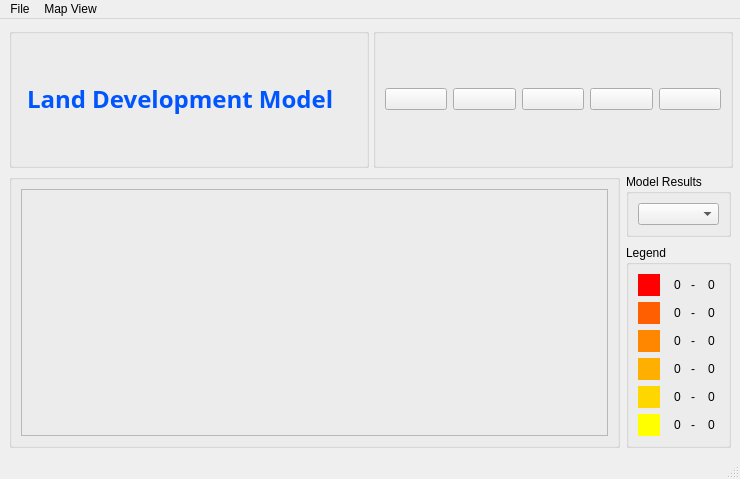
<?xml version="1.0" encoding="UTF-8"?>
<ui version="4.0">
 <class>MainWindow</class>
 <widget class="QMainWindow" name="MainWindow">
  <property name="geometry">
   <rect>
    <x>0</x>
    <y>0</y>
    <width>740</width>
    <height>479</height>
   </rect>
  </property>
  <property name="sizePolicy">
   <sizepolicy hsizetype="Minimum" vsizetype="Preferred">
    <horstretch>0</horstretch>
    <verstretch>0</verstretch>
   </sizepolicy>
  </property>
  <property name="minimumSize">
   <size>
    <width>740</width>
    <height>0</height>
   </size>
  </property>
  <property name="windowTitle">
   <string>Gis Viewer Application</string>
  </property>
  <property name="tabShape">
   <enum>QTabWidget::Rounded</enum>
  </property>
  <widget class="QWidget" name="centralwidget">
   <layout class="QVBoxLayout" name="verticalLayout_3">
    <item>
     <layout class="QVBoxLayout" name="verticalLayout">
      <item>
       <layout class="QHBoxLayout" name="horizontalLayout">
        <item>
         <widget class="QGroupBox" name="titleGroupBox">
          <property name="sizePolicy">
           <sizepolicy hsizetype="Preferred" vsizetype="Maximum">
            <horstretch>0</horstretch>
            <verstretch>0</verstretch>
           </sizepolicy>
          </property>
          <property name="minimumSize">
           <size>
            <width>360</width>
            <height>140</height>
           </size>
          </property>
          <property name="maximumSize">
           <size>
            <width>16777215</width>
            <height>140</height>
           </size>
          </property>
          <property name="title">
           <string/>
          </property>
          <layout class="QVBoxLayout" name="verticalLayout_5">
           <item>
            <widget class="QLabel" name="titleLabel">
             <property name="sizePolicy">
              <sizepolicy hsizetype="Minimum" vsizetype="Preferred">
               <horstretch>0</horstretch>
               <verstretch>0</verstretch>
              </sizepolicy>
             </property>
             <property name="minimumSize">
              <size>
               <width>360</width>
               <height>0</height>
              </size>
             </property>
             <property name="font">
              <font>
               <family>Arial Black</family>
               <pointsize>14</pointsize>
               <weight>75</weight>
               <italic>false</italic>
               <bold>true</bold>
               <underline>false</underline>
               <strikeout>false</strikeout>
               <kerning>true</kerning>
              </font>
             </property>
             <property name="frameShadow">
              <enum>QFrame::Sunken</enum>
             </property>
             <property name="text">
              <string>&lt;!DOCTYPE HTML PUBLIC &quot;-//W3C//DTD HTML 4.0//EN&quot; &quot;http://www.w3.org/TR/REC-html40/strict.dtd&quot;&gt;
&lt;html&gt;&lt;head&gt;&lt;meta name=&quot;qrichtext&quot; content=&quot;1&quot; /&gt;&lt;style type=&quot;text/css&quot;&gt;
p, li { white-space: pre-wrap; }
&lt;/style&gt;&lt;/head&gt;&lt;body style=&quot; font-family:'Arial Black'; font-size:14pt; font-weight:600; font-style:normal;&quot;&gt;
&lt;p style=&quot; margin-top:12px; margin-bottom:12px; margin-left:0px; margin-right:0px; -qt-block-indent:0; text-indent:0px;&quot;&gt;&lt;span style=&quot; font-size:18pt; color:#0055ff;&quot;&gt;Land Development Model&lt;/span&gt;&lt;/p&gt;&lt;/body&gt;&lt;/html&gt;</string>
             </property>
             <property name="textFormat">
              <enum>Qt::AutoText</enum>
             </property>
             <property name="indent">
              <number>6</number>
             </property>
            </widget>
           </item>
          </layout>
         </widget>
        </item>
        <item>
         <widget class="QGroupBox" name="buttonGroupBox">
          <property name="sizePolicy">
           <sizepolicy hsizetype="Fixed" vsizetype="Maximum">
            <horstretch>0</horstretch>
            <verstretch>0</verstretch>
           </sizepolicy>
          </property>
          <property name="minimumSize">
           <size>
            <width>360</width>
            <height>140</height>
           </size>
          </property>
          <property name="maximumSize">
           <size>
            <width>360</width>
            <height>140</height>
           </size>
          </property>
          <property name="baseSize">
           <size>
            <width>360</width>
            <height>0</height>
           </size>
          </property>
          <property name="title">
           <string/>
          </property>
          <layout class="QHBoxLayout" name="horizontalLayout_3">
           <item>
            <widget class="QPushButton" name="mBtnZoomIn">
             <property name="text">
              <string/>
             </property>
             <property name="icon">
              <iconset resource="resources.qrc">
               <normaloff>:/images/images/zoomIn.png</normaloff>:/images/images/zoomIn.png</iconset>
             </property>
             <property name="iconSize">
              <size>
               <width>50</width>
               <height>50</height>
              </size>
             </property>
            </widget>
           </item>
           <item>
            <widget class="QPushButton" name="mBtnZoomOut">
             <property name="text">
              <string/>
             </property>
             <property name="icon">
              <iconset resource="resources.qrc">
               <normaloff>:/images/images/zomOut.png</normaloff>:/images/images/zomOut.png</iconset>
             </property>
             <property name="iconSize">
              <size>
               <width>50</width>
               <height>50</height>
              </size>
             </property>
            </widget>
           </item>
           <item>
            <widget class="QPushButton" name="mBtnAddRaster">
             <property name="text">
              <string/>
             </property>
             <property name="icon">
              <iconset resource="resources.qrc">
               <normaloff>:/images/images/addRaster.png</normaloff>:/images/images/addRaster.png</iconset>
             </property>
             <property name="iconSize">
              <size>
               <width>50</width>
               <height>50</height>
              </size>
             </property>
            </widget>
           </item>
           <item>
            <widget class="QPushButton" name="mBtnAddVector">
             <property name="text">
              <string/>
             </property>
             <property name="icon">
              <iconset resource="resources.qrc">
               <normaloff>:/images/images/addLayer.png</normaloff>:/images/images/addLayer.png</iconset>
             </property>
             <property name="iconSize">
              <size>
               <width>50</width>
               <height>50</height>
              </size>
             </property>
            </widget>
           </item>
           <item>
            <widget class="QPushButton" name="mBtnSelection">
             <property name="text">
              <string/>
             </property>
             <property name="icon">
              <iconset resource="resources.qrc">
               <normaloff>:/images/images/select.png</normaloff>:/images/images/select.png</iconset>
             </property>
             <property name="iconSize">
              <size>
               <width>50</width>
               <height>50</height>
              </size>
             </property>
            </widget>
           </item>
          </layout>
          <zorder>mBtnZoomIn</zorder>
          <zorder>mBtnZoomOut</zorder>
          <zorder>mBtnAddRaster</zorder>
          <zorder>mBtnAddVector</zorder>
          <zorder>mBtnSelection</zorder>
          <zorder>titleGroupBox</zorder>
         </widget>
        </item>
       </layout>
      </item>
      <item>
       <layout class="QHBoxLayout" name="horizontalLayout_2">
        <item>
         <widget class="QGroupBox" name="canvasGroupBox">
          <property name="sizePolicy">
           <sizepolicy hsizetype="MinimumExpanding" vsizetype="Minimum">
            <horstretch>0</horstretch>
            <verstretch>0</verstretch>
           </sizepolicy>
          </property>
          <property name="minimumSize">
           <size>
            <width>0</width>
            <height>0</height>
           </size>
          </property>
          <property name="title">
           <string/>
          </property>
          <layout class="QVBoxLayout" name="verticalLayout_4">
           <item>
            <widget class="QFrame" name="canvasFrame">
             <property name="sizePolicy">
              <sizepolicy hsizetype="Minimum" vsizetype="Minimum">
               <horstretch>0</horstretch>
               <verstretch>0</verstretch>
              </sizepolicy>
             </property>
             <property name="minimumSize">
              <size>
               <width>0</width>
               <height>0</height>
              </size>
             </property>
             <property name="cursor">
              <cursorShape>ArrowCursor</cursorShape>
             </property>
             <property name="frameShape">
              <enum>QFrame::StyledPanel</enum>
             </property>
             <property name="frameShadow">
              <enum>QFrame::Raised</enum>
             </property>
            </widget>
           </item>
          </layout>
         </widget>
        </item>
        <item>
         <layout class="QVBoxLayout" name="verticalLayout_2">
          <item alignment="Qt::AlignTop">
           <widget class="QGroupBox" name="dropDownGroupBox">
            <property name="sizePolicy">
             <sizepolicy hsizetype="Minimum" vsizetype="Preferred">
              <horstretch>0</horstretch>
              <verstretch>0</verstretch>
             </sizepolicy>
            </property>
            <property name="minimumSize">
             <size>
              <width>100</width>
              <height>60</height>
             </size>
            </property>
            <property name="title">
             <string>Model Results</string>
            </property>
            <layout class="QVBoxLayout" name="verticalLayout_6">
             <item alignment="Qt::AlignTop">
              <widget class="QgsFieldComboBox" name="mFieldComboBox">
               <property name="sizePolicy">
                <sizepolicy hsizetype="Preferred" vsizetype="Maximum">
                 <horstretch>0</horstretch>
                 <verstretch>0</verstretch>
                </sizepolicy>
               </property>
               <property name="layoutDirection">
                <enum>Qt::LeftToRight</enum>
               </property>
               <property name="maxVisibleItems">
                <number>25</number>
               </property>
              </widget>
             </item>
            </layout>
            <zorder>legendGroupBox</zorder>
            <zorder>legendGroupBox</zorder>
            <zorder>mFieldComboBox</zorder>
           </widget>
          </item>
          <item>
           <widget class="QGroupBox" name="legendGroupBox">
            <property name="sizePolicy">
             <sizepolicy hsizetype="Minimum" vsizetype="Preferred">
              <horstretch>0</horstretch>
              <verstretch>0</verstretch>
             </sizepolicy>
            </property>
            <property name="minimumSize">
             <size>
              <width>100</width>
              <height>200</height>
             </size>
            </property>
            <property name="autoFillBackground">
             <bool>false</bool>
            </property>
            <property name="title">
             <string>Legend</string>
            </property>
            <property name="flat">
             <bool>false</bool>
            </property>
            <property name="checkable">
             <bool>false</bool>
            </property>
            <layout class="QGridLayout" name="gridLayout">
             <item row="0" column="0">
              <widget class="QWidget" name="colorBox_1" native="true">
               <property name="sizePolicy">
                <sizepolicy hsizetype="Fixed" vsizetype="Fixed">
                 <horstretch>0</horstretch>
                 <verstretch>0</verstretch>
                </sizepolicy>
               </property>
               <property name="minimumSize">
                <size>
                 <width>22</width>
                 <height>22</height>
                </size>
               </property>
               <property name="maximumSize">
                <size>
                 <width>22</width>
                 <height>22</height>
                </size>
               </property>
               <property name="baseSize">
                <size>
                 <width>22</width>
                 <height>22</height>
                </size>
               </property>
               <property name="autoFillBackground">
                <bool>false</bool>
               </property>
               <property name="styleSheet">
                <string notr="true">background-color: rgb(255, 0, 0);</string>
               </property>
              </widget>
             </item>
             <item row="0" column="1">
              <layout class="QHBoxLayout" name="legendHorizontalLayout_6">
               <property name="spacing">
                <number>6</number>
               </property>
               <property name="sizeConstraint">
                <enum>QLayout::SetFixedSize</enum>
               </property>
               <property name="leftMargin">
                <number>8</number>
               </property>
               <property name="rightMargin">
                <number>0</number>
               </property>
               <item>
                <widget class="QLabel" name="label_11">
                 <property name="sizePolicy">
                  <sizepolicy hsizetype="Minimum" vsizetype="Preferred">
                   <horstretch>0</horstretch>
                   <verstretch>0</verstretch>
                  </sizepolicy>
                 </property>
                 <property name="text">
                  <string>0</string>
                 </property>
                </widget>
               </item>
               <item>
                <widget class="QLabel" name="dashLabel_6">
                 <property name="sizePolicy">
                  <sizepolicy hsizetype="Minimum" vsizetype="Preferred">
                   <horstretch>0</horstretch>
                   <verstretch>0</verstretch>
                  </sizepolicy>
                 </property>
                 <property name="text">
                  <string>-</string>
                 </property>
                </widget>
               </item>
               <item>
                <widget class="QLabel" name="label_13">
                 <property name="sizePolicy">
                  <sizepolicy hsizetype="Minimum" vsizetype="Preferred">
                   <horstretch>0</horstretch>
                   <verstretch>0</verstretch>
                  </sizepolicy>
                 </property>
                 <property name="text">
                  <string>0</string>
                 </property>
                </widget>
               </item>
              </layout>
             </item>
             <item row="1" column="0">
              <widget class="QWidget" name="colorBox_2" native="true">
               <property name="sizePolicy">
                <sizepolicy hsizetype="Fixed" vsizetype="Fixed">
                 <horstretch>0</horstretch>
                 <verstretch>0</verstretch>
                </sizepolicy>
               </property>
               <property name="minimumSize">
                <size>
                 <width>22</width>
                 <height>22</height>
                </size>
               </property>
               <property name="maximumSize">
                <size>
                 <width>22</width>
                 <height>22</height>
                </size>
               </property>
               <property name="baseSize">
                <size>
                 <width>22</width>
                 <height>22</height>
                </size>
               </property>
               <property name="autoFillBackground">
                <bool>false</bool>
               </property>
               <property name="styleSheet">
                <string notr="true">background-color: rgb(255, 95, 0);</string>
               </property>
              </widget>
             </item>
             <item row="1" column="1">
              <layout class="QHBoxLayout" name="legendHorizontalLayout_5">
               <property name="spacing">
                <number>6</number>
               </property>
               <property name="sizeConstraint">
                <enum>QLayout::SetFixedSize</enum>
               </property>
               <property name="leftMargin">
                <number>8</number>
               </property>
               <item>
                <widget class="QLabel" name="label_10">
                 <property name="sizePolicy">
                  <sizepolicy hsizetype="Minimum" vsizetype="Preferred">
                   <horstretch>0</horstretch>
                   <verstretch>0</verstretch>
                  </sizepolicy>
                 </property>
                 <property name="text">
                  <string>0</string>
                 </property>
                </widget>
               </item>
               <item>
                <widget class="QLabel" name="dashLabel_5">
                 <property name="sizePolicy">
                  <sizepolicy hsizetype="Minimum" vsizetype="Preferred">
                   <horstretch>0</horstretch>
                   <verstretch>0</verstretch>
                  </sizepolicy>
                 </property>
                 <property name="text">
                  <string>-</string>
                 </property>
                </widget>
               </item>
               <item>
                <widget class="QLabel" name="label_12">
                 <property name="sizePolicy">
                  <sizepolicy hsizetype="Minimum" vsizetype="Preferred">
                   <horstretch>0</horstretch>
                   <verstretch>0</verstretch>
                  </sizepolicy>
                 </property>
                 <property name="text">
                  <string>0</string>
                 </property>
                </widget>
               </item>
              </layout>
             </item>
             <item row="2" column="0">
              <widget class="QWidget" name="colorBox_3" native="true">
               <property name="sizePolicy">
                <sizepolicy hsizetype="Fixed" vsizetype="Fixed">
                 <horstretch>0</horstretch>
                 <verstretch>0</verstretch>
                </sizepolicy>
               </property>
               <property name="minimumSize">
                <size>
                 <width>22</width>
                 <height>22</height>
                </size>
               </property>
               <property name="maximumSize">
                <size>
                 <width>22</width>
                 <height>22</height>
                </size>
               </property>
               <property name="baseSize">
                <size>
                 <width>22</width>
                 <height>22</height>
                </size>
               </property>
               <property name="autoFillBackground">
                <bool>false</bool>
               </property>
               <property name="styleSheet">
                <string notr="true">background-color: rgb(255, 135, 0);</string>
               </property>
              </widget>
             </item>
             <item row="2" column="1">
              <layout class="QHBoxLayout" name="legendHorizontalLayout_4">
               <property name="spacing">
                <number>6</number>
               </property>
               <property name="sizeConstraint">
                <enum>QLayout::SetFixedSize</enum>
               </property>
               <property name="leftMargin">
                <number>8</number>
               </property>
               <item>
                <widget class="QLabel" name="label_7">
                 <property name="sizePolicy">
                  <sizepolicy hsizetype="Minimum" vsizetype="Preferred">
                   <horstretch>0</horstretch>
                   <verstretch>0</verstretch>
                  </sizepolicy>
                 </property>
                 <property name="text">
                  <string>0</string>
                 </property>
                </widget>
               </item>
               <item>
                <widget class="QLabel" name="dashLabel_4">
                 <property name="sizePolicy">
                  <sizepolicy hsizetype="Minimum" vsizetype="Preferred">
                   <horstretch>0</horstretch>
                   <verstretch>0</verstretch>
                  </sizepolicy>
                 </property>
                 <property name="text">
                  <string>-</string>
                 </property>
                </widget>
               </item>
               <item>
                <widget class="QLabel" name="label_8">
                 <property name="sizePolicy">
                  <sizepolicy hsizetype="Minimum" vsizetype="Preferred">
                   <horstretch>0</horstretch>
                   <verstretch>0</verstretch>
                  </sizepolicy>
                 </property>
                 <property name="text">
                  <string>0</string>
                 </property>
                </widget>
               </item>
              </layout>
             </item>
             <item row="3" column="0">
              <widget class="QWidget" name="colorBox_4" native="true">
               <property name="sizePolicy">
                <sizepolicy hsizetype="Fixed" vsizetype="Fixed">
                 <horstretch>0</horstretch>
                 <verstretch>0</verstretch>
                </sizepolicy>
               </property>
               <property name="minimumSize">
                <size>
                 <width>22</width>
                 <height>22</height>
                </size>
               </property>
               <property name="maximumSize">
                <size>
                 <width>22</width>
                 <height>22</height>
                </size>
               </property>
               <property name="baseSize">
                <size>
                 <width>22</width>
                 <height>22</height>
                </size>
               </property>
               <property name="autoFillBackground">
                <bool>false</bool>
               </property>
               <property name="styleSheet">
                <string notr="true">background-color: rgb(255, 175, 0);</string>
               </property>
              </widget>
             </item>
             <item row="3" column="1">
              <layout class="QHBoxLayout" name="legendHorizontalLayout_3">
               <property name="spacing">
                <number>6</number>
               </property>
               <property name="sizeConstraint">
                <enum>QLayout::SetFixedSize</enum>
               </property>
               <property name="leftMargin">
                <number>8</number>
               </property>
               <item>
                <widget class="QLabel" name="label_5">
                 <property name="sizePolicy">
                  <sizepolicy hsizetype="Minimum" vsizetype="Preferred">
                   <horstretch>0</horstretch>
                   <verstretch>0</verstretch>
                  </sizepolicy>
                 </property>
                 <property name="text">
                  <string>0</string>
                 </property>
                </widget>
               </item>
               <item>
                <widget class="QLabel" name="dashLabel_3">
                 <property name="sizePolicy">
                  <sizepolicy hsizetype="Minimum" vsizetype="Preferred">
                   <horstretch>0</horstretch>
                   <verstretch>0</verstretch>
                  </sizepolicy>
                 </property>
                 <property name="text">
                  <string>-</string>
                 </property>
                </widget>
               </item>
               <item>
                <widget class="QLabel" name="label_6">
                 <property name="sizePolicy">
                  <sizepolicy hsizetype="Minimum" vsizetype="Preferred">
                   <horstretch>0</horstretch>
                   <verstretch>0</verstretch>
                  </sizepolicy>
                 </property>
                 <property name="text">
                  <string>0</string>
                 </property>
                </widget>
               </item>
              </layout>
             </item>
             <item row="4" column="0">
              <widget class="QWidget" name="colorBox_5" native="true">
               <property name="sizePolicy">
                <sizepolicy hsizetype="Fixed" vsizetype="Fixed">
                 <horstretch>0</horstretch>
                 <verstretch>0</verstretch>
                </sizepolicy>
               </property>
               <property name="minimumSize">
                <size>
                 <width>22</width>
                 <height>22</height>
                </size>
               </property>
               <property name="maximumSize">
                <size>
                 <width>22</width>
                 <height>22</height>
                </size>
               </property>
               <property name="baseSize">
                <size>
                 <width>22</width>
                 <height>22</height>
                </size>
               </property>
               <property name="autoFillBackground">
                <bool>false</bool>
               </property>
               <property name="styleSheet">
                <string notr="true">background-color: rgb(255, 215, 0);</string>
               </property>
              </widget>
             </item>
             <item row="4" column="1">
              <layout class="QHBoxLayout" name="legendHorizontalLayout_2">
               <property name="spacing">
                <number>6</number>
               </property>
               <property name="sizeConstraint">
                <enum>QLayout::SetFixedSize</enum>
               </property>
               <property name="leftMargin">
                <number>8</number>
               </property>
               <item>
                <widget class="QLabel" name="label_3">
                 <property name="sizePolicy">
                  <sizepolicy hsizetype="Minimum" vsizetype="Preferred">
                   <horstretch>0</horstretch>
                   <verstretch>0</verstretch>
                  </sizepolicy>
                 </property>
                 <property name="text">
                  <string>0</string>
                 </property>
                </widget>
               </item>
               <item>
                <widget class="QLabel" name="dashLabel_2">
                 <property name="sizePolicy">
                  <sizepolicy hsizetype="Minimum" vsizetype="Preferred">
                   <horstretch>0</horstretch>
                   <verstretch>0</verstretch>
                  </sizepolicy>
                 </property>
                 <property name="text">
                  <string>-</string>
                 </property>
                </widget>
               </item>
               <item>
                <widget class="QLabel" name="label_4">
                 <property name="sizePolicy">
                  <sizepolicy hsizetype="Minimum" vsizetype="Preferred">
                   <horstretch>0</horstretch>
                   <verstretch>0</verstretch>
                  </sizepolicy>
                 </property>
                 <property name="text">
                  <string>0</string>
                 </property>
                </widget>
               </item>
              </layout>
             </item>
             <item row="5" column="0">
              <widget class="QWidget" name="colorBox_6" native="true">
               <property name="sizePolicy">
                <sizepolicy hsizetype="Fixed" vsizetype="Fixed">
                 <horstretch>0</horstretch>
                 <verstretch>0</verstretch>
                </sizepolicy>
               </property>
               <property name="minimumSize">
                <size>
                 <width>22</width>
                 <height>22</height>
                </size>
               </property>
               <property name="maximumSize">
                <size>
                 <width>22</width>
                 <height>22</height>
                </size>
               </property>
               <property name="baseSize">
                <size>
                 <width>22</width>
                 <height>22</height>
                </size>
               </property>
               <property name="autoFillBackground">
                <bool>false</bool>
               </property>
               <property name="styleSheet">
                <string notr="true">background-color: rgb(255, 255, 0);</string>
               </property>
              </widget>
             </item>
             <item row="5" column="1">
              <layout class="QHBoxLayout" name="legendHorizontalLayout_1">
               <property name="spacing">
                <number>6</number>
               </property>
               <property name="sizeConstraint">
                <enum>QLayout::SetFixedSize</enum>
               </property>
               <property name="leftMargin">
                <number>8</number>
               </property>
               <item>
                <widget class="QLabel" name="label_1">
                 <property name="sizePolicy">
                  <sizepolicy hsizetype="Minimum" vsizetype="Preferred">
                   <horstretch>0</horstretch>
                   <verstretch>0</verstretch>
                  </sizepolicy>
                 </property>
                 <property name="text">
                  <string>0</string>
                 </property>
                </widget>
               </item>
               <item>
                <widget class="QLabel" name="dashLabel_1">
                 <property name="sizePolicy">
                  <sizepolicy hsizetype="Minimum" vsizetype="Preferred">
                   <horstretch>0</horstretch>
                   <verstretch>0</verstretch>
                  </sizepolicy>
                 </property>
                 <property name="text">
                  <string>-</string>
                 </property>
                </widget>
               </item>
               <item>
                <widget class="QLabel" name="label_2">
                 <property name="sizePolicy">
                  <sizepolicy hsizetype="Minimum" vsizetype="Preferred">
                   <horstretch>0</horstretch>
                   <verstretch>0</verstretch>
                  </sizepolicy>
                 </property>
                 <property name="text">
                  <string>0</string>
                 </property>
                </widget>
               </item>
              </layout>
             </item>
            </layout>
           </widget>
          </item>
         </layout>
        </item>
       </layout>
      </item>
     </layout>
    </item>
   </layout>
  </widget>
  <widget class="QMenuBar" name="menubar">
   <property name="geometry">
    <rect>
     <x>0</x>
     <y>0</y>
     <width>740</width>
     <height>21</height>
    </rect>
   </property>
   <widget class="QMenu" name="menuFile">
    <property name="title">
     <string>File</string>
    </property>
   </widget>
   <widget class="QMenu" name="menuMap_View">
    <property name="title">
     <string>Map View</string>
    </property>
   </widget>
   <addaction name="menuFile"/>
   <addaction name="menuMap_View"/>
  </widget>
  <widget class="QStatusBar" name="statusbar"/>
 </widget>
 <customwidgets>
  <customwidget>
   <class>QgsFieldComboBox</class>
   <extends>QComboBox</extends>
   <header>qgsfieldcombobox.h</header>
  </customwidget>
 </customwidgets>
 <resources>
  <include location="resources.qrc"/>
 </resources>
 <connections/>
</ui>
